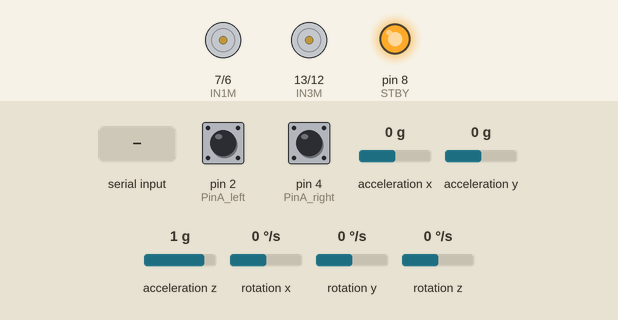
A sketch run on a simulated Arduino Uno, built with avr-gcc and run on an emulated ATmega328P. On the bench: motor-driver pin pairs drawn as motors (green arrow = first pin HIGH = forward, orange = second pin HIGH = backward, longer = more drive, scaled by the enable pin, stopped while the standby pin is LOW), output pins drawn as LEDs (lit = HIGH). The test bench sets the inputs (shaded band); at power-on: acceleration y 0 g, rotation x 0 °/s, pin 2 (PinA_left) LOW, pin 4 (PinA_right) LOW, acceleration x 0 g, acceleration z 1 g, rotation y 0 °/s, rotation z 0 °/s.

Above: at 2.7 s.
2.8 s: acceleration y set to -0.8 g
At 3.03 s:
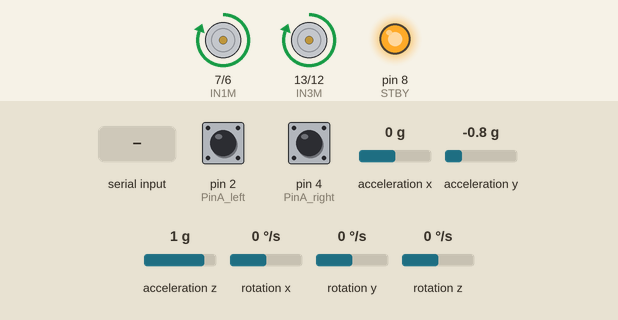
4.7 s: rotation x set to 192 °/s
At 6.2 s:
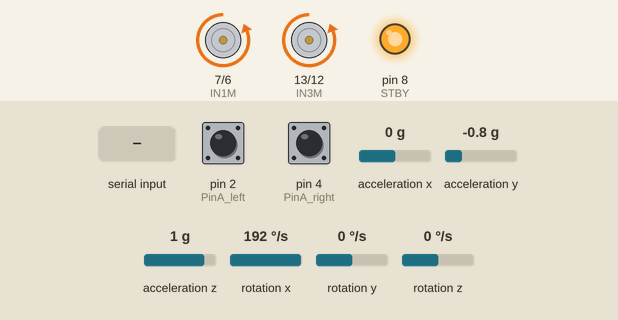
7.7 s: acceleration y set to 0 g
10.7 s: "1" received over Serial
13.7 s: "2" received over Serial
At 16.5 s:
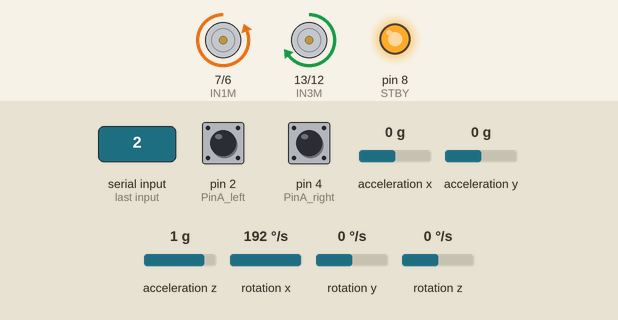
16.7 s: pin 2 (PinA_left) pulled HIGH for 0.15 s
At 17.12 s:
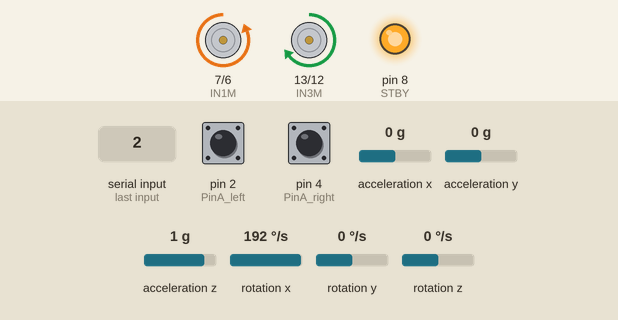
Timing chart, 0 to 19.4 s (numbered marks = the images above; inputs shaded):
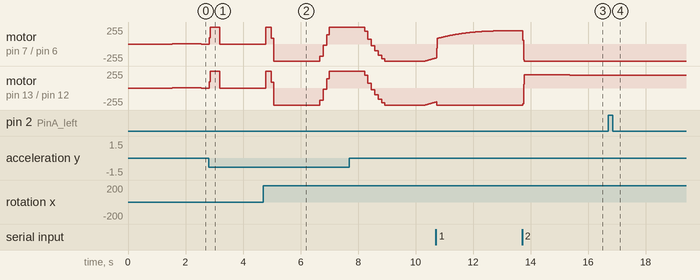

Measured:
- after the input at 2.8 s, motor on pin 7 (IN1M) / pin 6 (IN2M), motor on pin 13 (IN3M) / pin 12 (IN4M): stopped → forward 255/255 at once, → stopped 0.37 s later
- after the input at 4.7 s, motor on pin 7 (IN1M) / pin 6 (IN2M), motor on pin 13 (IN3M) / pin 12 (IN4M): stopped → forward 255/255 after 0.10 s, → forward 90/255 0.18 s later, → backward 255/255 0.09 s later, → backward 182/255 1.6 s later, … (7 changes in this stretch)
- after the input at 13.7 s, motor on pin 13 (IN3M) / pin 12 (IN4M): rises from backward 255/255 to forward 200/255 in 0.05 s, then falls to forward 194/255 in 2.2 s
- after the input at 16.7 s, motor on pin 13 (IN3M) / pin 12 (IN4M): forward 194/255 → forward 193/255 at once, → forward 192/255 0.16 s later, → forward 193/255 0.08 s later, → forward 194/255 0.32 s later

The sketch:

HJ-R3.ino
```cpp
#include <PinChangeInt.h>
#include <MsTimer2.h>
//利用测速码盘计数实现速度PID控制
#include <BalanceCar.h>
#include <KalmanFilter.h>
//I2Cdev、MPU6050和PID_v1类库需要事先安装在Arduino 类库文件夹下
#include "I2Cdev.h"
#include "MPU6050_6Axis_MotionApps20.h"
#include "Wire.h"

MPU6050 mpu; //实例化一个 MPU6050 对象，对象名称为 mpu
BalanceCar balancecar;
KalmanFilter kalmanfilter;
int16_t ax, ay, az, gx, gy, gz;
//TB6612FNG驱动模块控制信号
#define IN1M 7
#define IN2M 6
#define IN3M 13
#define IN4M 12
#define PWMA 9
#define PWMB 10
#define STBY 8

#define PinA_left 2  //中断0
#define PinA_right 4 //中断1

#define LOW_TRANS 20
#define HIGH_TRANS 70
byte rxdata_roll=0;
byte rxdata_pitch=0;

//声明自定义变量
int time;
byte inByte; //串口接收字节
int num;
double Setpoint;                               //角度DIP设定点，输入，输出
double Setpoints, Outputs = 0;                         //速度DIP设定点，输入，输出
double kp = 40, ki = 0.1, kd = 0.5;                   //需要你修改的参数
double kp_speed =4.8, ki_speed = 0.14, kd_speed = 0;            // 需要你修改的参数   balance.c中只用了PI控制
double kp_turn = 29, ki_turn = 0, kd_turn = 0.29;                 //旋转PID设定
//转向PID参数
double setp0 = 0, dpwm = 0, dl = 0; //角度平衡点，PWM差，死区，PWM1，PWM2
float value;


//********************angle data*********************//
float Q;
float Angle_ax; //由加速度计算的倾斜角度
float Angle_ay;
float K1 = 0.05; // 对加速度计取值的权重
float angle0 = 0.00; //机械平衡角
int slong;
//********************angle data*********************//

//***************Kalman_Filter*********************//
float Q_angle = 0.001, Q_gyro = 0.005; //角度数据置信度,角速度数据置信度
float R_angle = 0.5 , C_0 = 1;
float timeChange = 5; //滤波法采样时间间隔毫秒
float dt = timeChange * 0.001; //注意：dt的取值为滤波器采样时间
//***************Kalman_Filter*********************//

//*********************************************
//******************** speed count ************
//*********************************************

volatile long count_right = 0;//使用volatile lon类型是为了外部中断脉冲计数值在其他函数中使用时，确保数值有效
volatile long count_left = 0;//使用volatile lon类型是为了外部中断脉冲计数值在其他函数中使用时，确保数值有效
int speedcc = 0;

//////////////////////脉冲计算/////////////////////////
int lz = 0;
int rz = 0;
int rpluse = 0;
int lpluse = 0;

/////////////////////脉冲计算////////////////////////////

//////////////转向、旋转参数///////////////////////////////
int turncount = 0; //转向介入时间计算
float turnoutput = 0;
//////////////转向、旋转参数///////////////////////////////

//////////////蓝牙控制量///////////////////
int front = 0;//前进变量
int back = 0;//后退变量
int turnl = 0;//左转标志
int turnr = 0;//右转标志
int spinl = 0;//左旋转标志
int spinr = 0;//右旋转标志
//////////////蓝牙控制量///////////////////

//////////////////超声波速度//////////////////

int chaoshengbo = 0;
int tingzhi = 0;
int jishi = 0;

//////////////////超声波速度//////////////////


//////////////////////脉冲计算///////////////////////
void countpluse()
{

  lz = count_left;
  rz = count_right;

  count_left = 0;
  count_right = 0;

  lpluse = lz;
  rpluse = rz;

  if ((balancecar.pwm1 < 0) && (balancecar.pwm2 < 0))                     //小车运动方向判断 后退时（PWM即电机电压为负） 脉冲数为负数
  {
    rpluse = -rpluse;
    lpluse = -lpluse;
  }
  else if ((balancecar.pwm1 > 0) && (balancecar.pwm2 > 0))                 //小车运动方向判断 前进时（PWM即电机电压为正） 脉冲数为负数
  {
    rpluse = rpluse;
    lpluse = lpluse;
  }
  else if ((balancecar.pwm1 < 0) && (balancecar.pwm2 > 0))                 //小车运动方向判断 前进时（PWM即电机电压为正） 脉冲数为负数
  {
    rpluse = rpluse;
    lpluse = -lpluse;
  }
  else if ((balancecar.pwm1 > 0) && (balancecar.pwm2 < 0))               //小车运动方向判断 左旋转 右脉冲数为负数 左脉冲数为正数
  {
    rpluse = -rpluse;
    lpluse = lpluse;
  }

  //提起判断
  balancecar.stopr += rpluse;
  balancecar.stopl += lpluse;

  //每5ms进入中断时，脉冲数叠加
  balancecar.pulseright += rpluse;
  balancecar.pulseleft += lpluse;

}
////////////////////脉冲计算///////////////////////


//////////////////角度PD////////////////////
void angleout()
{
  balancecar.angleoutput = kp * (kalmanfilter.angle + angle0) + kd * kalmanfilter.Gyro_x;//PD 角度环控制
}
//////////////////角度PD////////////////////

//////////////////////////////////////////////////////////
//////////////////中断定时 5ms定时中断////////////////////
/////////////////////////////////////////////////////////
void inter()
{
  sei();
  countpluse();                                     //脉冲叠加子函数
  mpu.getMotion6(&ax, &ay, &az, &gx, &gy, &gz);     //IIC获取MPU6050六轴数据 ax ay az gx gy gz
  kalmanfilter.Angletest(ax, ay, az, gx, gy, gz, dt, Q_angle, Q_gyro,R_angle,C_0,K1);                                      //获取angle 角度和卡曼滤波
  angleout();                                       //角度环 PD控制

  speedcc++;
  if (speedcc >= 8)                                //50ms进入速度环控制
  {
    Outputs = balancecar.speedpiout(kp_speed,ki_speed,kd_speed,front,back,setp0);
    speedcc = 0;
  }
    turncount++;
  if (turncount > 2)                                //10ms进入旋转控制
  {
    turnoutput = balancecar.turnspin(turnl,turnr,spinl,spinr,kp_turn,kd_turn,kalmanfilter.Gyro_z);                                    //旋转子函数
    turncount = 0;
  }
  balancecar.posture++;
  balancecar.pwma(Outputs,turnoutput,kalmanfilter.angle,kalmanfilter.angle6,turnl,turnr,spinl,spinr,front,back,kalmanfilter.accelz,IN1M,IN2M,IN3M,IN4M,PWMA,PWMB);                                            //小车总PWM输出
}
//////////////////////////////////////////////////////////
//////////////////中断定时 5ms定时中断///////////////////
/////////////////////////////////////////////////////////


// ===    初始设置     ===
void setup() {
  // TB6612FNGN驱动模块控制信号初始化
  pinMode(IN1M, OUTPUT);                         //控制电机1的方向，01为正转，10为反转
  pinMode(IN2M, OUTPUT);
  pinMode(IN3M, OUTPUT);                        //控制电机2的方向，01为正转，10为反转
  pinMode(IN4M, OUTPUT);
  pinMode(PWMA, OUTPUT);                        //左电机PWM
  pinMode(PWMB, OUTPUT);                        //右电机PWM
  pinMode(STBY, OUTPUT);                        //TB6612FNG使能


  //初始化电机驱动模块
  digitalWrite(IN1M, 0);
  digitalWrite(IN2M, 1);
  digitalWrite(IN3M, 1);
  digitalWrite(IN4M, 0);
  digitalWrite(STBY, 1);
  analogWrite(PWMA, 0);
  analogWrite(PWMB, 0);

  pinMode(PinA_left, INPUT);  //测速码盘输入
  pinMode(PinA_right, INPUT);

  // 加入I2C总线
  Wire.begin();                            //加入 I2C 总线序列
  Serial.begin(9600);                       //开启串口，设置波特率为 9600
  delay(1500);
  mpu.initialize();                       //初始化MPU6050
  delay(2);
 //5ms定时中断设置  使用timer2    注意：使用timer2会对pin3 pin11的PWM输出有影响，因为PWM使用的是定时器控制占空比，所以在使用timer的时候要注意查看对应timer的pin口。
  MsTimer2::set(5, inter);
  MsTimer2::start();

}

////////////////////////bluetooth//////////////////////
void kongzhi()
{
//  while (Serial.available())                                    //等待蓝牙数据
//    switch (Serial.read())                                      //读取蓝牙数据
//    {
//      case 0x01: front = 500;   break;                         //前进
//      case 0x02: back = -500;   break;                        //后退
//      case 0x03: turnl = 1;   break;                          //左转
//      case 0x04: turnr = 1;   break;                          //右转
//      case 0x05: spinl = 1;   break;                       //左旋转
//      case 0x06: spinr = 1;   break;                       //右旋转
//      case 0x07: turnl = 0; turnr = 0;  front = 0; back = 0; spinl = 0; spinr = 0;  break;                    //确保按键松开后为停车操作
//      case 0x08: spinl = 0; spinr = 0;  front = 0; back = 0;  turnl = 0; turnr = 0;  break;                  //确保按键松开后为停车操作
//      case 0x09: front = 0; back = 0; turnl = 0; turnr = 0; spinl = 0; spinr = 0; turnoutput = 0; break;       // 确保按键松开后为停车操作
//     default: front = 0; back = 0; turnl = 0; turnr = 0; spinl = 0; spinr = 0; turnoutput = 0; break;
//    }

  if(Serial.available()>0)
  {
    rxdata_roll=Serial.read();
    delay(2);
    rxdata_pitch=Serial.read();
    delay(2);
     switch(rxdata_roll)
    {
      case '1': spinl = 1;spinr = 0; break;
      case '2': spinl = 0;spinr = 1; break;
      case '0': spinl=0;spinr = 0; break;
    }

    switch(rxdata_pitch)
    {
      case '1': front=200;back=0; break;
      case '2': back=-200;front=0; break;
      case '0': front=0;back=0; break;
    }
  }
}


////////////////////////////////////////turn//////////////////////////////////


// ===       主循环程序体       ===
void loop() {

  //主函数中循环检测及叠加脉冲 测定小车车速  使用电平改变既进入脉冲叠加 增加电机的脉冲数，保证小车的精确度。
  attachInterrupt(0, Code_left, CHANGE);
  attachPinChangeInterrupt(PinA_right, Code_right, CHANGE);
  //蓝牙控制
  kongzhi();
}

////////////////////////////////////////pwm///////////////////////////////////


//////////////////////////脉冲中断计算/////////////////////////////////////

void Code_left() {

  count_left ++;

} //左测速码盘计数


void Code_right() {

  count_right ++;

} //右测速码盘计数

//////////////////////////脉冲中断计算/////////////////////////////////////
```
